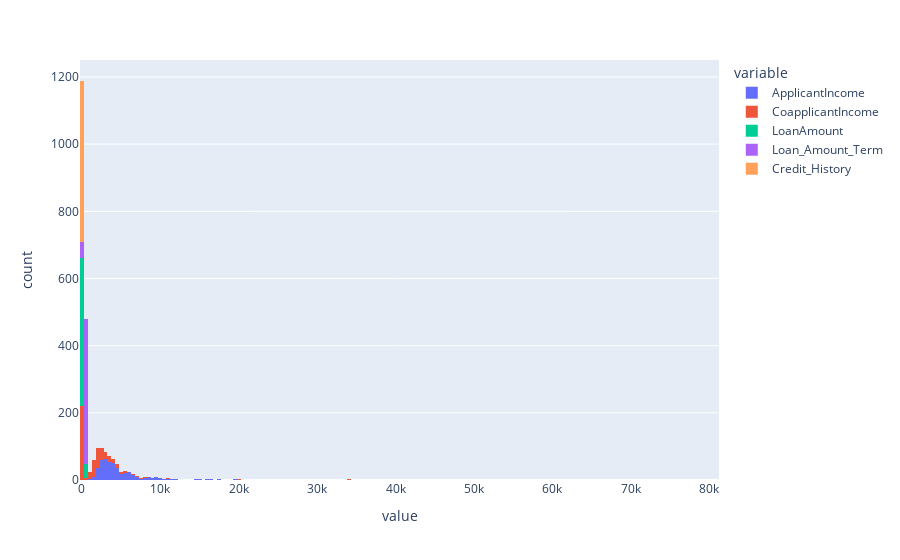

Here is the notebook cell this chart was saved with:
### Code cell
check = loan_new_data[["ApplicantIncome","CoapplicantIncome","LoanAmount","Loan_Amount_Term","Credit_History"]]
figure = px.histogram(check)
figure.show()

### Figure 1 — Plotly figure (JSON) as saved in the notebook; plotly's stock layout.template omitted (floating-point values rounded to 4 significant figures; data arrays with more than 128 entries replaced by an {"elided": "..."} marker saying what was removed)
{"data": [{"bingroup": "x", "hovertemplate": "variable=ApplicantIncome<br>value=%{x}<br>count=%{y}<extra></extra>", "legendgroup": "ApplicantIncome", "marker": {"color": "#636efa", "pattern": {"shape": ""}}, "name": "ApplicantIncome", "orientation": "v", "showlegend": true, "type": "histogram", "x": {"elided": "480 float values"}, "xaxis": "x", "yaxis": "y"}, {"bingroup": "x", "hovertemplate": "variable=CoapplicantIncome<br>value=%{x}<br>count=%{y}<extra></extra>", "legendgroup": "CoapplicantIncome", "marker": {"color": "#EF553B", "pattern": {"shape": ""}}, "name": "CoapplicantIncome", "orientation": "v", "showlegend": true, "type": "histogram", "x": {"elided": "480 float values"}, "xaxis": "x", "yaxis": "y"}, {"bingroup": "x", "hovertemplate": "variable=LoanAmount<br>value=%{x}<br>count=%{y}<extra></extra>", "legendgroup": "LoanAmount", "marker": {"color": "#00cc96", "pattern": {"shape": ""}}, "name": "LoanAmount", "orientation": "v", "showlegend": true, "type": "histogram", "x": {"elided": "480 float values"}, "xaxis": "x", "yaxis": "y"}, {"bingroup": "x", "hovertemplate": "variable=Loan_Amount_Term<br>value=%{x}<br>count=%{y}<extra></extra>", "legendgroup": "Loan_Amount_Term", "marker": {"color": "#ab63fa", "pattern": {"shape": ""}}, "name": "Loan_Amount_Term", "orientation": "v", "showlegend": true, "type": "histogram", "x": {"elided": "480 float values"}, "xaxis": "x", "yaxis": "y"}, {"bingroup": "x", "hovertemplate": "variable=Credit_History<br>value=%{x}<br>count=%{y}<extra></extra>", "legendgroup": "Credit_History", "marker": {"color": "#FFA15A", "pattern": {"shape": ""}}, "name": "Credit_History", "orientation": "v", "showlegend": true, "type": "histogram", "x": {"elided": "480 float values"}, "xaxis": "x", "yaxis": "y"}], "layout": {"barmode": "relative", "legend": {"title": {"text": "variable"}, "tracegroupgap": 0}, "margin": {"t": 60}, "xaxis": {"anchor": "y", "domain": [0, 1], "title": {"text": "value"}}, "yaxis": {"anchor": "x", "domain": [0, 1], "title": {"text": "count"}}}}
